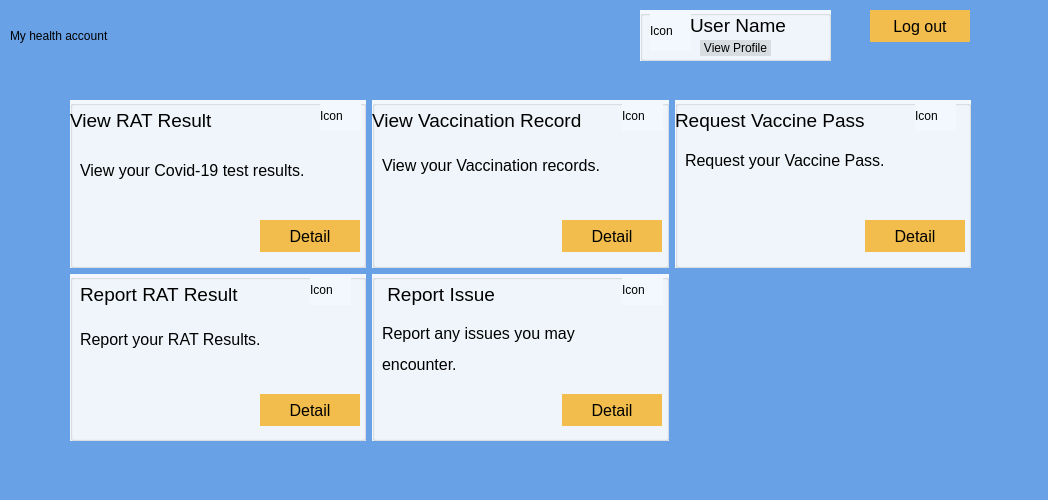
<?xml version="1.0" encoding="UTF-8"?>
<ui version="4.0">
 <class>UserPage</class>
 <widget class="QDialog" name="UserPage">
  <property name="geometry">
   <rect>
    <x>0</x>
    <y>0</y>
    <width>1048</width>
    <height>500</height>
   </rect>
  </property>
  <property name="windowTitle">
   <string>Dialog</string>
  </property>
  <property name="styleSheet">
   <string notr="true">background-color: rgb(104, 161, 229);</string>
  </property>
  <widget class="QLabel" name="label">
   <property name="geometry">
    <rect>
     <x>10</x>
     <y>10</y>
     <width>321</width>
     <height>51</height>
    </rect>
   </property>
   <property name="styleSheet">
    <string notr="true">font: 24pt &quot;.AppleSystemUIFont&quot;;
background-color: rgb(104, 161, 229);</string>
   </property>
   <property name="text">
    <string>My health account </string>
   </property>
  </widget>
  <widget class="QGroupBox" name="groupBox_6">
   <property name="geometry">
    <rect>
     <x>640</x>
     <y>10</y>
     <width>191</width>
     <height>51</height>
    </rect>
   </property>
   <property name="styleSheet">
    <string notr="true">background-color: rgb(242, 248, 253)</string>
   </property>
   <property name="title">
    <string/>
   </property>
   <widget class="QLabel" name="labelUserName">
    <property name="geometry">
     <rect>
      <x>50</x>
      <y>0</y>
      <width>131</width>
      <height>31</height>
     </rect>
    </property>
    <property name="font">
     <font>
      <family>.AppleSystemUIFont</family>
      <pointsize>14</pointsize>
      <italic>false</italic>
      <bold>false</bold>
     </font>
    </property>
    <property name="styleSheet">
     <string notr="true">font: 14pt &quot;.AppleSystemUIFont&quot;;
background-color: rgb(242, 248, 253,0)</string>
    </property>
    <property name="text">
     <string>User Name</string>
    </property>
   </widget>
   <widget class="QLabel" name="labelIconUser">
    <property name="geometry">
     <rect>
      <x>10</x>
      <y>0</y>
      <width>41</width>
      <height>41</height>
     </rect>
    </property>
    <property name="styleSheet">
     <string notr="true">background-color: rgb(242, 248, 253)</string>
    </property>
    <property name="text">
     <string>Icon</string>
    </property>
   </widget>
   <widget class="QPushButton" name="pushButtonViewProfile">
    <property name="geometry">
     <rect>
      <x>60</x>
      <y>30</y>
      <width>71</width>
      <height>16</height>
     </rect>
    </property>
    <property name="styleSheet">
     <string notr="true">QPushButton {
	background-color: rgb(0, 0, 0,0.1); 
	border: none; 
	color: rgb(0, 0, 0); 
	font: 12px;
} 

QPushButton:hover { 
	background-color: rgb(0, 0, 0, 0.1); 
	border: none; 
	color: rgb(0, 43, 255); 
}</string>
    </property>
    <property name="text">
     <string>View Profile</string>
    </property>
   </widget>
  </widget>
  <widget class="QPushButton" name="pushButtonLogout">
   <property name="geometry">
    <rect>
     <x>870</x>
     <y>10</y>
     <width>100</width>
     <height>32</height>
    </rect>
   </property>
   <property name="styleSheet">
    <string notr="true">QPushButton {

    background-color: rgb(242, 189, 76); 

    border: none; 

    color: rgb(0, 0, 0); 

    font: 16px;

} 

QPushButton:hover { 

    background-color: rgb(245, 149, 66); 

    border: none; 

    color: rgb(0, 43, 255); 
}</string>
   </property>
   <property name="text">
    <string>Log out</string>
   </property>
  </widget>
  <widget class="QWidget" name="layoutWidget">
   <property name="geometry">
    <rect>
     <x>70</x>
     <y>100</y>
     <width>901</width>
     <height>341</height>
    </rect>
   </property>
   <layout class="QGridLayout" name="gridLayout">
    <item row="1" column="1">
     <widget class="QGroupBox" name="groupBox_4">
      <property name="styleSheet">
       <string notr="true">background-color: rgb(242, 248, 253)</string>
      </property>
      <property name="title">
       <string/>
      </property>
      <widget class="QLabel" name="label_11">
       <property name="geometry">
        <rect>
         <x>10</x>
         <y>10</y>
         <width>221</width>
         <height>21</height>
        </rect>
       </property>
       <property name="font">
        <font>
         <family>.AppleSystemUIFont</family>
         <pointsize>14</pointsize>
         <italic>false</italic>
         <bold>false</bold>
        </font>
       </property>
       <property name="styleSheet">
        <string notr="true">font: 14pt &quot;.AppleSystemUIFont&quot;;
background-color: rgb(242, 248, 253,0)</string>
       </property>
       <property name="text">
        <string> Report Issue</string>
       </property>
      </widget>
      <widget class="QLabel" name="label_12">
       <property name="geometry">
        <rect>
         <x>10</x>
         <y>40</y>
         <width>261</width>
         <height>71</height>
        </rect>
       </property>
       <property name="font">
        <font>
         <family>.AppleSystemUIFont</family>
         <pointsize>12</pointsize>
         <italic>false</italic>
         <bold>false</bold>
        </font>
       </property>
       <property name="styleSheet">
        <string notr="true">font: 12pt &quot;.AppleSystemUIFont&quot;;
background-color: rgb(242, 248, 253,0)</string>
       </property>
       <property name="text">
        <string>&lt;html&gt;&lt;head/&gt;&lt;body&gt;&lt;p&gt;Report any issues you may &lt;/p&gt;&lt;p&gt;encounter. &lt;/p&gt;&lt;/body&gt;&lt;/html&gt;</string>
       </property>
      </widget>
      <widget class="QLabel" name="labelIconSend2">
       <property name="geometry">
        <rect>
         <x>250</x>
         <y>0</y>
         <width>41</width>
         <height>31</height>
        </rect>
       </property>
       <property name="styleSheet">
        <string notr="true">background-color: rgb(242, 248, 253)</string>
       </property>
       <property name="text">
        <string>Icon</string>
       </property>
      </widget>
      <widget class="QPushButton" name="pushButtonReportIssue">
       <property name="geometry">
        <rect>
         <x>190</x>
         <y>120</y>
         <width>100</width>
         <height>32</height>
        </rect>
       </property>
       <property name="styleSheet">
        <string notr="true">QPushButton {

    background-color: rgb(242, 189, 76); 

    border: none; 

    color: rgb(0, 0, 0); 

    font: 16px;

} 

QPushButton:hover { 

    background-color: rgb(245, 149, 66); 

    border: none; 

    color: rgb(0, 43, 255); 
}</string>
       </property>
       <property name="text">
        <string>Detail</string>
       </property>
      </widget>
     </widget>
    </item>
    <item row="0" column="1">
     <widget class="QGroupBox" name="groupBox_2">
      <property name="styleSheet">
       <string notr="true">background-color: rgb(242, 248, 253)</string>
      </property>
      <property name="title">
       <string/>
      </property>
      <widget class="QLabel" name="label_5">
       <property name="geometry">
        <rect>
         <x>0</x>
         <y>10</y>
         <width>231</width>
         <height>21</height>
        </rect>
       </property>
       <property name="font">
        <font>
         <family>.AppleSystemUIFont</family>
         <pointsize>14</pointsize>
         <italic>false</italic>
         <bold>false</bold>
        </font>
       </property>
       <property name="styleSheet">
        <string notr="true">font: 14pt &quot;.AppleSystemUIFont&quot;;
background-color: rgb(242, 248, 253,0)</string>
       </property>
       <property name="text">
        <string>View Vaccination Record</string>
       </property>
      </widget>
      <widget class="QLabel" name="label_6">
       <property name="geometry">
        <rect>
         <x>10</x>
         <y>50</y>
         <width>271</width>
         <height>31</height>
        </rect>
       </property>
       <property name="font">
        <font>
         <family>.AppleSystemUIFont</family>
         <pointsize>12</pointsize>
         <italic>false</italic>
         <bold>false</bold>
        </font>
       </property>
       <property name="styleSheet">
        <string notr="true">font: 12pt &quot;.AppleSystemUIFont&quot;;
background-color: rgb(242, 248, 253,0)</string>
       </property>
       <property name="text">
        <string>View your Vaccination records.</string>
       </property>
      </widget>
      <widget class="QLabel" name="labelIconView2">
       <property name="geometry">
        <rect>
         <x>250</x>
         <y>0</y>
         <width>41</width>
         <height>31</height>
        </rect>
       </property>
       <property name="styleSheet">
        <string notr="true">background-color: rgb(242, 248, 253)</string>
       </property>
       <property name="text">
        <string>Icon</string>
       </property>
      </widget>
      <widget class="QPushButton" name="pushButtonVaccinationRecord">
       <property name="geometry">
        <rect>
         <x>190</x>
         <y>120</y>
         <width>100</width>
         <height>32</height>
        </rect>
       </property>
       <property name="styleSheet">
        <string notr="true">QPushButton {

    background-color: rgb(242, 189, 76); 

    border: none; 

    color: rgb(0, 0, 0); 

    font: 16px;

} 

QPushButton:hover { 

    background-color: rgb(245, 149, 66); 

    border: none; 

    color: rgb(0, 43, 255); 
}</string>
       </property>
       <property name="text">
        <string>Detail</string>
       </property>
      </widget>
     </widget>
    </item>
    <item row="0" column="2">
     <widget class="QGroupBox" name="groupBox_3">
      <property name="styleSheet">
       <string notr="true">background-color: rgb(242, 248, 253)</string>
      </property>
      <property name="title">
       <string/>
      </property>
      <widget class="QLabel" name="label_8">
       <property name="geometry">
        <rect>
         <x>0</x>
         <y>10</y>
         <width>221</width>
         <height>21</height>
        </rect>
       </property>
       <property name="font">
        <font>
         <family>.AppleSystemUIFont</family>
         <pointsize>14</pointsize>
         <italic>false</italic>
         <bold>false</bold>
        </font>
       </property>
       <property name="styleSheet">
        <string notr="true">font: 14pt &quot;.AppleSystemUIFont&quot;;
background-color: rgb(242, 248, 253,0)</string>
       </property>
       <property name="text">
        <string>Request Vaccine Pass</string>
       </property>
      </widget>
      <widget class="QLabel" name="label_9">
       <property name="geometry">
        <rect>
         <x>10</x>
         <y>50</y>
         <width>251</width>
         <height>21</height>
        </rect>
       </property>
       <property name="font">
        <font>
         <family>.AppleSystemUIFont</family>
         <pointsize>12</pointsize>
         <italic>false</italic>
         <bold>false</bold>
        </font>
       </property>
       <property name="styleSheet">
        <string notr="true">font: 12pt &quot;.AppleSystemUIFont&quot;;
background-color: rgb(242, 248, 253,0)</string>
       </property>
       <property name="text">
        <string>Request your Vaccine Pass.</string>
       </property>
      </widget>
      <widget class="QLabel" name="labelIconPass">
       <property name="geometry">
        <rect>
         <x>240</x>
         <y>0</y>
         <width>41</width>
         <height>31</height>
        </rect>
       </property>
       <property name="styleSheet">
        <string notr="true">background-color: rgb(242, 248, 253)</string>
       </property>
       <property name="text">
        <string>Icon</string>
       </property>
      </widget>
      <widget class="QPushButton" name="pushButtonVaccinePass">
       <property name="geometry">
        <rect>
         <x>190</x>
         <y>120</y>
         <width>100</width>
         <height>32</height>
        </rect>
       </property>
       <property name="styleSheet">
        <string notr="true">QPushButton {

    background-color: rgb(242, 189, 76); 

    border: none; 

    color: rgb(0, 0, 0); 

    font: 16px;

} 

QPushButton:hover { 

    background-color: rgb(245, 149, 66); 

    border: none; 

    color: rgb(0, 43, 255); 
}</string>
       </property>
       <property name="text">
        <string>Detail</string>
       </property>
      </widget>
     </widget>
    </item>
    <item row="0" column="0">
     <widget class="QGroupBox" name="groupBox">
      <property name="styleSheet">
       <string notr="true">background-color: rgb(242, 248, 253)</string>
      </property>
      <property name="title">
       <string/>
      </property>
      <widget class="QLabel" name="label_2">
       <property name="geometry">
        <rect>
         <x>0</x>
         <y>10</y>
         <width>221</width>
         <height>21</height>
        </rect>
       </property>
       <property name="font">
        <font>
         <family>.AppleSystemUIFont</family>
         <pointsize>14</pointsize>
         <italic>false</italic>
         <bold>false</bold>
        </font>
       </property>
       <property name="styleSheet">
        <string notr="true">font: 14pt &quot;.AppleSystemUIFont&quot;;
background-color: rgb(242, 248, 253,0)</string>
       </property>
       <property name="text">
        <string>View RAT Result</string>
       </property>
      </widget>
      <widget class="QLabel" name="label_3">
       <property name="geometry">
        <rect>
         <x>10</x>
         <y>50</y>
         <width>281</width>
         <height>41</height>
        </rect>
       </property>
       <property name="font">
        <font>
         <family>.AppleSystemUIFont</family>
         <pointsize>12</pointsize>
         <italic>false</italic>
         <bold>false</bold>
        </font>
       </property>
       <property name="styleSheet">
        <string notr="true">font: 12pt &quot;.AppleSystemUIFont&quot;;
background-color: rgb(242, 248, 253,0)</string>
       </property>
       <property name="text">
        <string>View your Covid-19 test results.</string>
       </property>
      </widget>
      <widget class="QLabel" name="labelIconView1">
       <property name="geometry">
        <rect>
         <x>250</x>
         <y>0</y>
         <width>41</width>
         <height>31</height>
        </rect>
       </property>
       <property name="styleSheet">
        <string notr="true">background-color: rgb(242, 248, 253)</string>
       </property>
       <property name="text">
        <string>Icon</string>
       </property>
      </widget>
      <widget class="QPushButton" name="pushButtonCovid19TestResult">
       <property name="geometry">
        <rect>
         <x>190</x>
         <y>120</y>
         <width>100</width>
         <height>32</height>
        </rect>
       </property>
       <property name="styleSheet">
        <string notr="true">QPushButton {

    background-color: rgb(242, 189, 76); 

    border: none; 

    color: rgb(0, 0, 0); 

    font: 16px;

} 

QPushButton:hover { 

    background-color: rgb(245, 149, 66); 

    border: none; 

    color: rgb(0, 43, 255); 
}</string>
       </property>
       <property name="text">
        <string>Detail</string>
       </property>
      </widget>
     </widget>
    </item>
    <item row="1" column="0">
     <widget class="QGroupBox" name="groupBox_5">
      <property name="styleSheet">
       <string notr="true">background-color: rgb(242, 248, 253)</string>
      </property>
      <property name="title">
       <string/>
      </property>
      <widget class="QLabel" name="label_14">
       <property name="geometry">
        <rect>
         <x>10</x>
         <y>10</y>
         <width>191</width>
         <height>21</height>
        </rect>
       </property>
       <property name="font">
        <font>
         <family>.AppleSystemUIFont</family>
         <pointsize>14</pointsize>
         <italic>false</italic>
         <bold>false</bold>
        </font>
       </property>
       <property name="styleSheet">
        <string notr="true">font: 14pt &quot;.AppleSystemUIFont&quot;;
background-color: rgb(242, 248, 253,0)</string>
       </property>
       <property name="text">
        <string>Report RAT Result</string>
       </property>
      </widget>
      <widget class="QLabel" name="label_15">
       <property name="geometry">
        <rect>
         <x>10</x>
         <y>50</y>
         <width>231</width>
         <height>31</height>
        </rect>
       </property>
       <property name="font">
        <font>
         <family>.AppleSystemUIFont</family>
         <pointsize>12</pointsize>
         <italic>false</italic>
         <bold>false</bold>
        </font>
       </property>
       <property name="styleSheet">
        <string notr="true">font: 12pt &quot;.AppleSystemUIFont&quot;;
background-color: rgb(242, 248, 253,0)</string>
       </property>
       <property name="text">
        <string>Report your RAT Results.</string>
       </property>
      </widget>
      <widget class="QLabel" name="labelIconSend1">
       <property name="geometry">
        <rect>
         <x>240</x>
         <y>0</y>
         <width>41</width>
         <height>31</height>
        </rect>
       </property>
       <property name="styleSheet">
        <string notr="true">background-color: rgb(242, 248, 253)</string>
       </property>
       <property name="text">
        <string>Icon</string>
       </property>
      </widget>
      <widget class="QPushButton" name="pushButtonRATResult">
       <property name="geometry">
        <rect>
         <x>190</x>
         <y>120</y>
         <width>100</width>
         <height>32</height>
        </rect>
       </property>
       <property name="styleSheet">
        <string notr="true">QPushButton {

    background-color: rgb(242, 189, 76); 

    border: none; 

    color: rgb(0, 0, 0); 

    font: 16px;

} 

QPushButton:hover { 

    background-color: rgb(245, 149, 66); 

    border: none; 

    color: rgb(0, 43, 255); 
}</string>
       </property>
       <property name="text">
        <string>Detail</string>
       </property>
      </widget>
     </widget>
    </item>
   </layout>
  </widget>
  <action name="actionview">
   <property name="icon">
    <iconset resource="Images.qrc">
     <normaloff>:/Images/view.png</normaloff>:/Images/view.png</iconset>
   </property>
   <property name="text">
    <string>view</string>
   </property>
  </action>
 </widget>
 <resources>
  <include location="Images.qrc"/>
 </resources>
 <connections/>
</ui>
